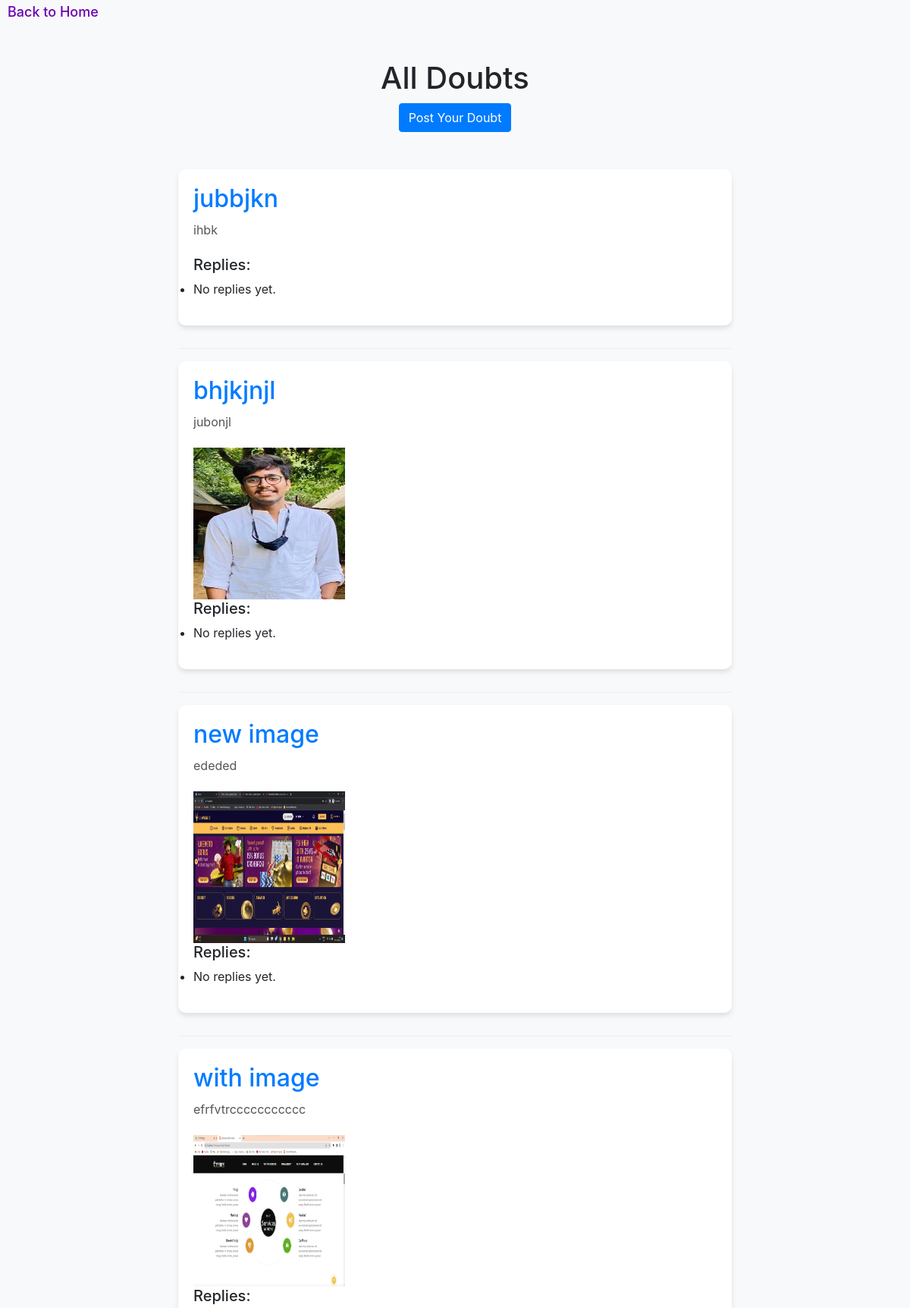
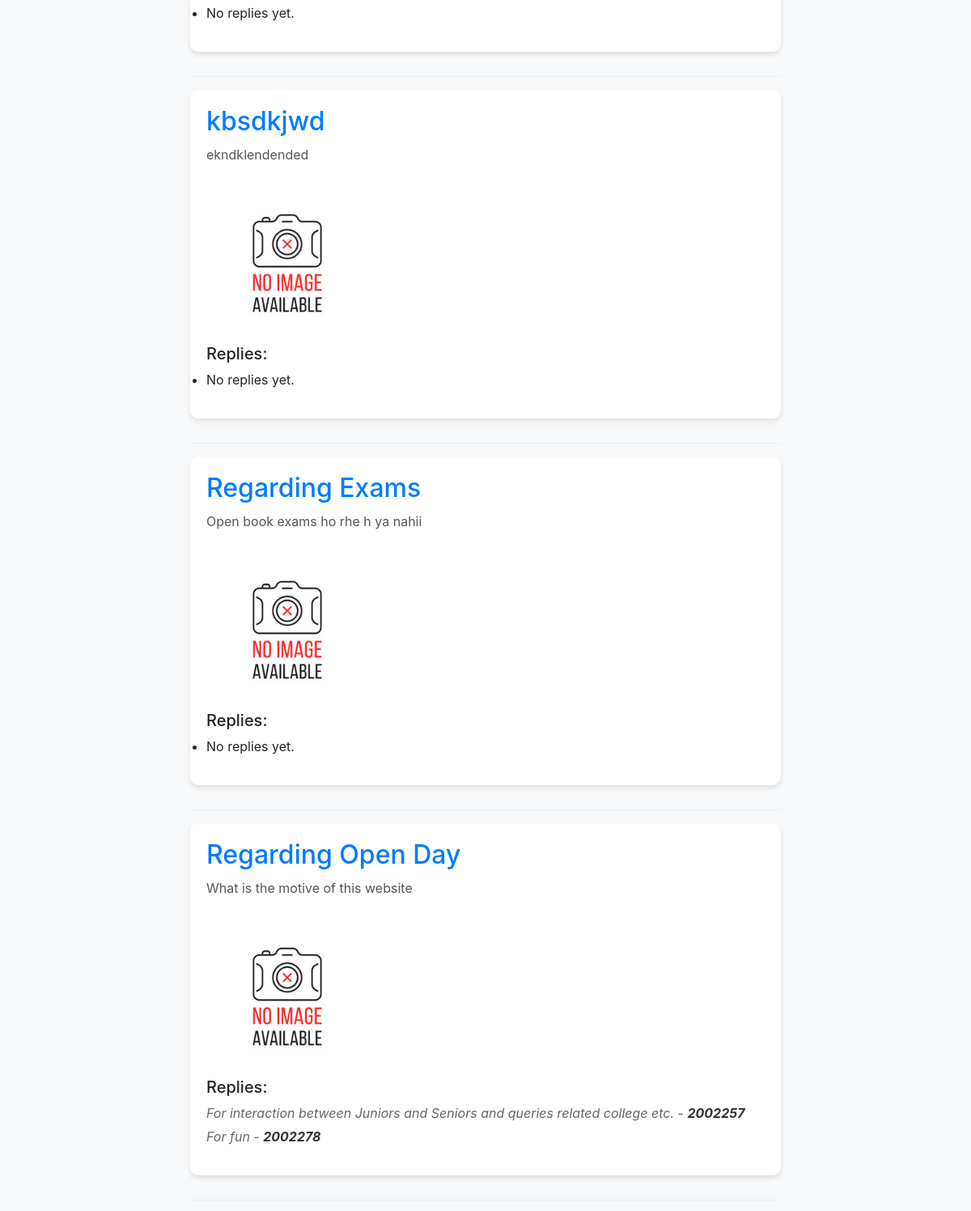
The app's page /notifications/all/ (upper part) with its own data (2 pictures, top to bottom).
### notification/models.py (models this page shows)
class DPost(models.Model):
    title = models.CharField(max_length=200)
    image = models.ImageField(upload_to="profile_pciture", null=True, blank=True)
    content = models.TextField()
    dauthor = models.ForeignKey(User, on_delete=models.CASCADE)
    created_at = models.DateTimeField(auto_now_add=True)

class DComment(models.Model):
    post = models.ForeignKey(DPost, related_name='comments', on_delete=models.CASCADE)
    dauthor = models.ForeignKey(User, on_delete=models.CASCADE)
    content = models.TextField()
    created_at = models.DateTimeField(auto_now_add=True)

### notification/views.py (the view)
# urls.py: path('all/', views.all_posts, name='all_posts'),
def all_posts(request):
    posts = DPost.objects.all()
    return render(request, 'all_posts.html', {'posts': posts})

### templates/all_posts.html (shortened to what this page needs)
<!DOCTYPE html>
<html lang="en">
<head>
    <link href="https://cdn.jsdelivr.net/npm/bootstrap@5.3.0-alpha1/dist/css/bootstrap.min.css" rel="stylesheet">
    <link href="https://maxcdn.bootstrapcdn.com/bootstrap/4.5.2/css/bootstrap.min.css" rel="stylesheet">
</head>
<body>
  <h4 style="margin-left:10px; color:#6b00b1 !important;"><a style="text-decoration:none; font-size:18px; color:#6b00b1 !important;" href="/index">Back to Home</a></h4>
    <div class="container">
        <div class="row justify-content-center">
            <div class="col-lg-8">
                    <h1 class="text-center">All Doubts</h1>
                    <div style="margin-top:0px;" class="container center mb-5">
                        <button class="btn btn-primary"><a href="{% url 'create_post' %}" style="color: white; text-decoration: none;">Post Your Doubt</a></button>
                    </div>
                {% for post in posts reversed %}
                <div class="post">
                    <h2><a style="text-decoration: none;" href="{% url 'post_detail' post_id=post.id %}">{{ post.title }}</a></h2>
                    <p>{{ post.content }}</p>
                    {% if post.image %}
                    <img src="{{post.image.url}}" alt="No Image Uploaded by user" style="width: 200px; height: 200px;">
                    {% endif %}
                    <h5>Replies:</h5>
                    <ul class="comment-list">
                        {% for comment in post.comments.all %}
                        <li class="comment">
                            <span class="comment-content">{{ comment.content }}</span> - <span class="comment-author">{{ comment.dauthor.username }}</span>
                        </li>
                        {% empty %}
                        <li>No replies yet.</li>
                        {% endfor %}
                    </ul>
                </div>
                <hr>
                {% empty %}
                <p>No doubts yet.</p>
                {% endfor %}
            </div>
        </div>
    </div>
</body>
</html>

### templates/all_posts.html (style rules this page uses)
.center { display: flex; justify-content: center; align-items: center; height: 5vh; }
body { background-color: #f8f9fa; }
.container { margin-top: 50px; }
.post { background-color: #fff; border-radius: 10px; padding: 20px; margin-bottom: 30px; box-shadow: 0 4px 6px rgba(0, 0, 0, 0.1); }
.post h2 { color: #007bff; margin-bottom: 10px; }
.post p { color: #555; margin-bottom: 20px; line-height: 1.6; }
.comment-list { padding-left: 0; }
.comment { color: #666; font-style: italic; list-style-type: none; margin-bottom: 5px; }
.comment-author { font-weight: bold; color: #333; }
hr { border-color: #ccc; margin-top: 20px; }

### records on screen
DPost: title "jubbjkn", content "ihbk"
DPost: title "bhjkjnjl", content "jubonjl", image (picture)
DPost: title "new image", content "ededed", image (picture)
DPost: title "with image", content "efrfvtrccccccccccc", image (picture)
DPost: title "kbsdkjwd", content "ekndklendended", image (picture)
DPost: title "Regarding Exams", content "Open book exams ho rhe h ya nahii", image (picture)
DPost: title "Regarding Open Day", content "What is the motive of this website", image (picture)
DComment: content "For interaction between Juniors and Seniors and queries related college etc.", dauthor.username "2002257"
DComment: content "For fun", dauthor.username "2002278"
